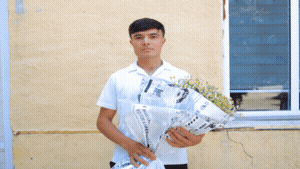
#> input picture previews/transitions/fade.gif, 300 x 169 px
$ python -i starter_pack.py   (imports and definitions only)
#> lines starting #> are read from the running program, lines starting #| are printed output that depends on the picture
#> further down, picture is the input picture: PIL image 300x169 P; mean R, G, B, A 188, 184.9, 180.6, 255
"""Procedural starter backgrounds and templates for Photo Video Studio."""

from __future__ import annotations

import json
import math
from dataclasses import dataclass
from pathlib import Path

from PIL import Image, ImageDraw, ImageFilter, ImageFont

import pvs_storage as Store

VERSION = "2"
WIDE = (1920, 1080)
VERTICAL = (1080, 1920)


@dataclass(frozen=True)
class StarterTemplate:
    ident: str
    name: str
    size: tuple[int, int]
    palette: tuple[tuple[int, int, int], tuple[int, int, int], tuple[int, int, int]]
    layout: str
    scale: float
    style: str
    grade: str
    transition: str
    title: str
    kicker: str
    subtitle: str
    pattern: str


PACKS = [
    StarterTemplate("family_blue", "Oilaviy ko'k", WIDE, ((18, 95, 137), (10, 55, 86), (236, 190, 72)), "center", 0.60, "Iliq oltin (kinematik)", "warm", "fade", "Oilaviy xotira", "MEHR BILAN", "Eng yaxshi kunlar", "tile"),
    StarterTemplate("wedding_gold", "To'y oltin", WIDE, ((33, 47, 83), (7, 25, 48), (224, 176, 84)), "center", 0.58, "Iliq oltin (kinematik)", "warm", "circle", "To'y muborak", "BAHTLI KUN", "Sevgi va hurmat bilan", "arch"),
    StarterTemplate("birthday", "Tug'ilgan kun", WIDE, ((246, 93, 108), (72, 137, 220), (255, 214, 86)), "center", 0.62, "Zamonaviy yorqin", "bright", "slide", "Tug'ilgan kun", "TABRIKLAYMIZ", "Quvonchli lahzalar", "confetti"),
    StarterTemplate("ramadan_eid", "Ramazon/Hayit", WIDE, ((8, 83, 92), (6, 40, 52), (229, 184, 89)), "center", 0.56, "Iliq oltin (kinematik)", "warm", "radial", "Hayit muborak", "EZGU NIYATLAR", "Xonadoningiz fayzga to'lsin", "lantern"),
    StarterTemplate("memory", "Xotira", WIDE, ((70, 73, 78), (24, 25, 29), (197, 170, 116)), "center", 0.58, "Iliq oltin (kinematik)", "soft", "fadeblack", "Xotira", "YODDA QOLGAN ONLAR", "Mehr bilan eslaymiz", "classic"),
    StarterTemplate("business", "Biznes reklama", WIDE, ((27, 94, 116), (238, 241, 236), (231, 143, 69)), "right", 0.48, "Zamonaviy yorqin", "neutral", "push", "Mahsulot nomi", "REKLAMA", "Qisqa, aniq va ishonchli", "business"),
    StarterTemplate("instagram_vertical", "Instagram vertical", VERTICAL, ((169, 64, 147), (56, 94, 180), (255, 194, 76)), "center", 0.64, "Zamonaviy yorqin", "vivid", "slide", "Story video", "INSTAGRAM", "Vertikal format", "story"),
    StarterTemplate("classic_album", "Klassik albom", WIDE, ((221, 216, 205), (151, 123, 92), (62, 74, 92)), "center", 0.58, "Iliq oltin (kinematik)", "vintage", "dissolve", "Klassik albom", "OILAVIY ARXIV", "Sokin va chiroyli", "album"),
]


# [24 lines left out: functions _font, _gradient, not called in this run]


def _add_vignette(im: Image.Image, strength: float = 0.45) -> Image.Image:
#> called with strength = 0.45
    w, h = im.size
#> w = 300; h = 169
    mask = Image.new("L", im.size, 0)
#> mask: PIL image 300x169 L; every value is 0
    d = ImageDraw.Draw(mask)
    margin = int(min(w, h) * 0.08)
#> margin = 13
    d.ellipse([-margin, -margin, w + margin, h + margin], fill=255)
    mask = mask.filter(ImageFilter.GaussianBlur(int(min(w, h) * 0.16)))
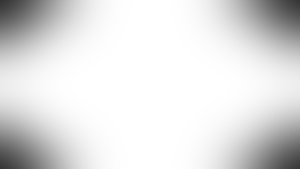
#> mask: PIL image 300x169 L; min 52, max 255, mean 224
    dark = Image.new("RGB", im.size, (0, 0, 0))
#> dark: PIL image 300x169 RGB; every value is 0
    return Image.composite(im, dark, mask.point(lambda v: int(v * (1 - strength))))
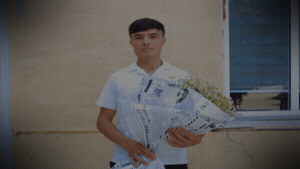
#> returned value: PIL image 300x169 RGB; mean R, G, B 91.3, 89.5, 87.3


# [207 lines left out: functions _tile_pattern, _draw_arch, _draw_confetti, _draw_lanterns, _draw_business, _draw_story and 4 more, not called in this run]

>>> from PIL import Image
>>> picture = Image.open('previews/transitions/fade.gif')
>>> result = _add_vignette(picture)
